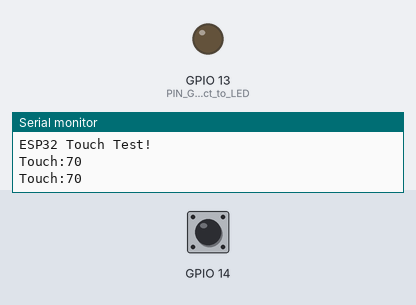
The program below on a simulated ESP32. On the bench: output pins drawn as LEDs (lit = HIGH), the last lines printed to the serial monitor. The inputs (shaded band) are chosen by the test bench; at power-on: GPIO 14 HIGH.

Above: at 1.8 s.
1.9 s: GPIO 14 pulled LOW for 0.6 s
At 2.8 s:
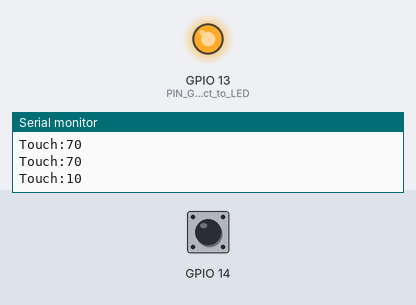
4.5 s: GPIO 14 pulled LOW for 3.2 s
At 8.8 s:
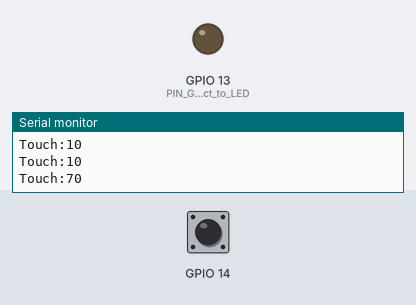
Timing chart, 0 to 10.3 s (numbered marks = the images above; inputs shaded):
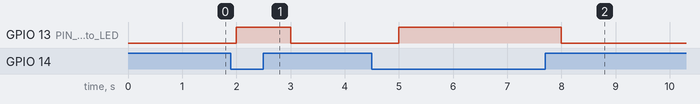

The program:

main.cpp
```cpp
#include <Arduino.h>

void setup()
{
  Serial.begin(115200);
  //delay(250); // 250ms = 0.25s
  Serial.println("ESP32 Touch Test!");
  pinMode(13, OUTPUT);   // PIN GIOP13 connect to LED
  digitalWrite(13, LOW); // PIN GIOP13 = OFF(0)
}

void loop()
{
  if (touchRead(T6) < 45)
  {
    Serial.print("Touch:");
    Serial.println(touchRead(T6)); // get value using T6
    digitalWrite(13, HIGH);        // PIN GIOP13 = ON(1)
  }
  else
  {
    Serial.print("Touch:");
    Serial.println(touchRead(T6)); // get value using T6
    digitalWrite(13, LOW);         // PIN GIOP13 = OFF(0)
  }
  delay(1000); // 1000ms = 1s
}
```

Measured:
- after the input at 1.9 s, GPIO 13 (PIN_GIOP13_connect_to_LED): LOW → HIGH after 0.10 s, → LOW 1.0 s later
- after the input at 4.5 s, GPIO 13 (PIN_GIOP13_connect_to_LED): LOW → HIGH after 0.50 s, → LOW 3.0 s later
